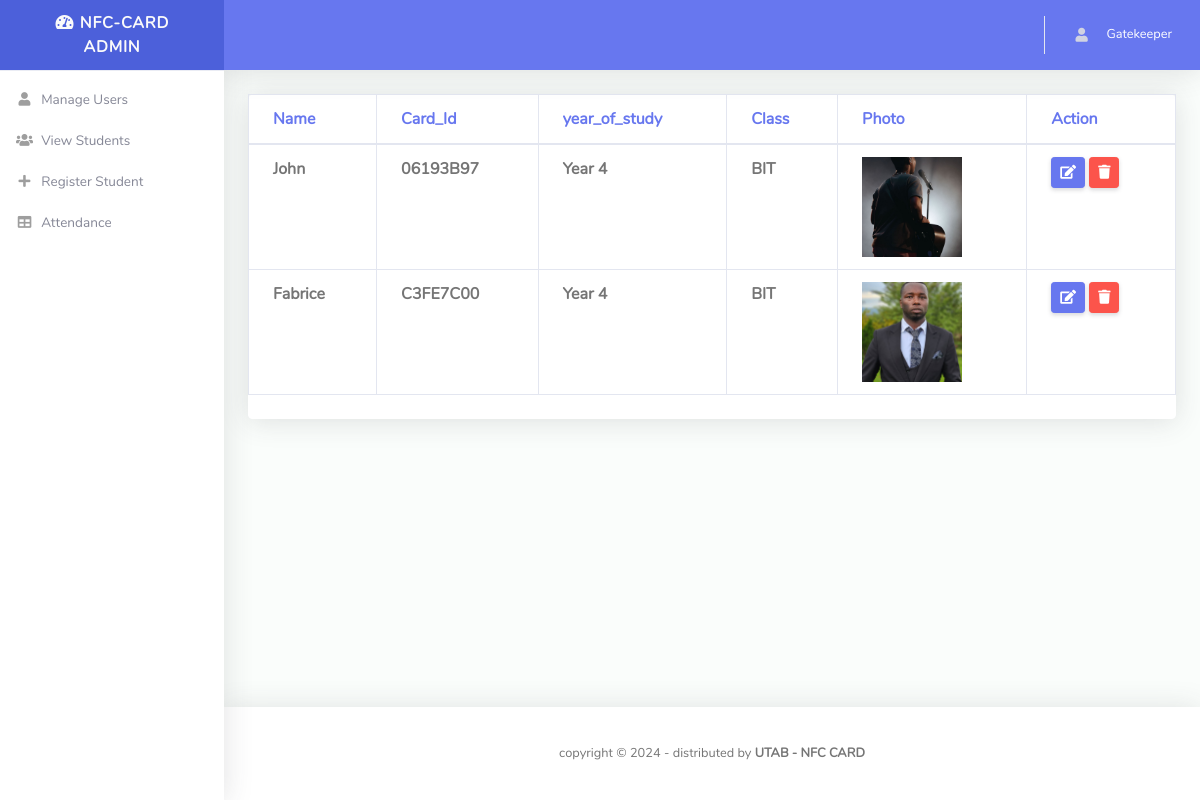
Page /admin/allstudent.php (signed in) on the committed database.
### tables this page shows
CREATE TABLE `users` (
  `id` int(11) NOT NULL,
  `name` varchar(50) NOT NULL,
  `email` varchar(50) NOT NULL,
  `password` int(50) NOT NULL,
  `type` int(11) NOT NULL DEFAULT 0
);

CREATE TABLE `table_the_iot_projects` (
  `name` varchar(100) NOT NULL,
  `id` varchar(100) NOT NULL,
  `year_of_study` varchar(100) NOT NULL,
  `class` varchar(100) NOT NULL,
  `photo` varchar(50) NOT NULL
);

### admin/allstudent.php (the view, shortened to what this page needs)
<?php
require 'dbconn.php';
$userid=$_SESSION["email"];
 if(isset($_SESSION["email"]))
 {
  $sql="SELECT * FROM users WHERE email = ?";
  $query=$conn->prepare($sql);
  $query->execute(array($userid));
  $results=$query->fetchAll(PDO::FETCH_OBJ);
   if($query->rowCount()>0){
    foreach ($results as $result) {
       $result->name;
    }
  }
  }
    $sql_all_users = "SELECT * FROM table_the_iot_projects";
    $query_all = $conn->prepare($sql_all_users);
    $query_all->execute();
    $all_users = $query_all->fetchAll(PDO::FETCH_ASSOC);
?>
<!DOCTYPE html>
<html lang="en">
<head>
  <link href="vendor/fontawesome-free/css/all.min.css" rel="stylesheet" type="text/css">
  <link href="vendor/bootstrap/css/bootstrap.min.css" rel="stylesheet" type="text/css">
  <link href="css/ruang-admin.min.css" rel="stylesheet">
</head>
<body id="page-top">
  <div id="wrapper">
      <?php
      include('components/sidebar.php');
      ?>
    <div id="content-wrapper" class="d-flex flex-column">
      <div id="content">
        <?php
        include('components/topbar.php')
        ?>
        <div class="container-fluid" id="container-wrapper">
        <div class="row mb-3">
            <div class="col-xl-12 col-lg-5 ">
              <div class="card">
                <div class="table-responsive">
                <table class="table align-items-center table-bordered">
                    <thead class = "text-primary">
                      <tr>
                        <th>Name</th>
                        <th>Card_Id</th>
                        <th>year_of_study</th>
                        <th>Class</th>
                        <th>Photo</th>
                        <th>Action</th>
                      </tr>
                    </thead>
                    <tbody>
                        <?php if (!empty($all_users)) : ?>
                            <?php foreach ($all_users as $row) : ?>
                                <tr>
                                    <td><b><?php echo htmlspecialchars($row['name']); ?></b></td>
                                    <td><b><?php echo htmlspecialchars($row['id']); ?></b></td>
                                    <td><b><?php echo htmlspecialchars($row['year_of_study']); ?></b></td>
                                    <td><b><?php echo htmlspecialchars($row['class']); ?></b></td>
                                    <td>
                                    <?php if (!empty($row['photo'])) : ?>
                                        <img src="uploads/<?php echo htmlspecialchars($row['photo']); ?>" alt="User Photo" style="width: 100px; height: 100px; object-fit: cover;">
                                    <?php else : ?>
                                        <span>No Photo</span>
                                    <?php endif; ?>
                                    </td>
                                    <td>
                                        <a href="edit_user.php?id=<?php echo $row['id']; ?>" class="btn btn-sm btn-primary">
                                            <i class="fas fa-edit"></i>
                                        </a>
                                        <a href="delete_user.php?id=<?php echo $row['id']; ?>" class="btn btn-sm btn-danger" onclick="return confirm('Are you sure you want to delete this user?');">
                                            <i class="fas fa-trash"></i>
                                        </a>
                                    </td>
                                </tr>
                            <?php endforeach; ?>
                        <?php else : ?>
                            <tr>
                                <td colspan="5">No data available.</td>
                            </tr>
                        <?php endif; ?>
                    </tbody>
                  </table>
                </div>
                <div class="card-footer"></div>
              </div>
            </div>
          </div>
        </div>
      </div>
      <?php
      include('components/footer.php')
      ?>
    </div>
  </div>
</body>
</html>

### admin/components/topbar.php (shortened to what this page needs)
<nav class="navbar navbar-expand navbar-light bg-navbar topbar mb-4 static-top">
          <ul class="navbar-nav ml-auto">
            <li class="nav-item dropdown no-arrow">
              <a class="nav-link dropdown-toggle" href="#" id="userDropdown" role="button" data-toggle="dropdown"
                aria-haspopup="true" aria-expanded="false">
                <i class="fas fa-user fa-sm fa-fw mr-2 text-gray-400"></i>
                <span class="ml-2 d-none d-lg-inline text-white small"><?php echo $result->name; ?> </span>
              </a>
            </li>
          </ul>
        </nav>

### rows in the picture
users: name "Gatekeeper"
table_the_iot_projects: name "John", id "06193B97", year_of_study "Year 4", class "BIT", photo (picture)
table_the_iot_projects: name "Fabrice", id "C3FE7C00", year_of_study "Year 4", class "BIT", photo (picture)
